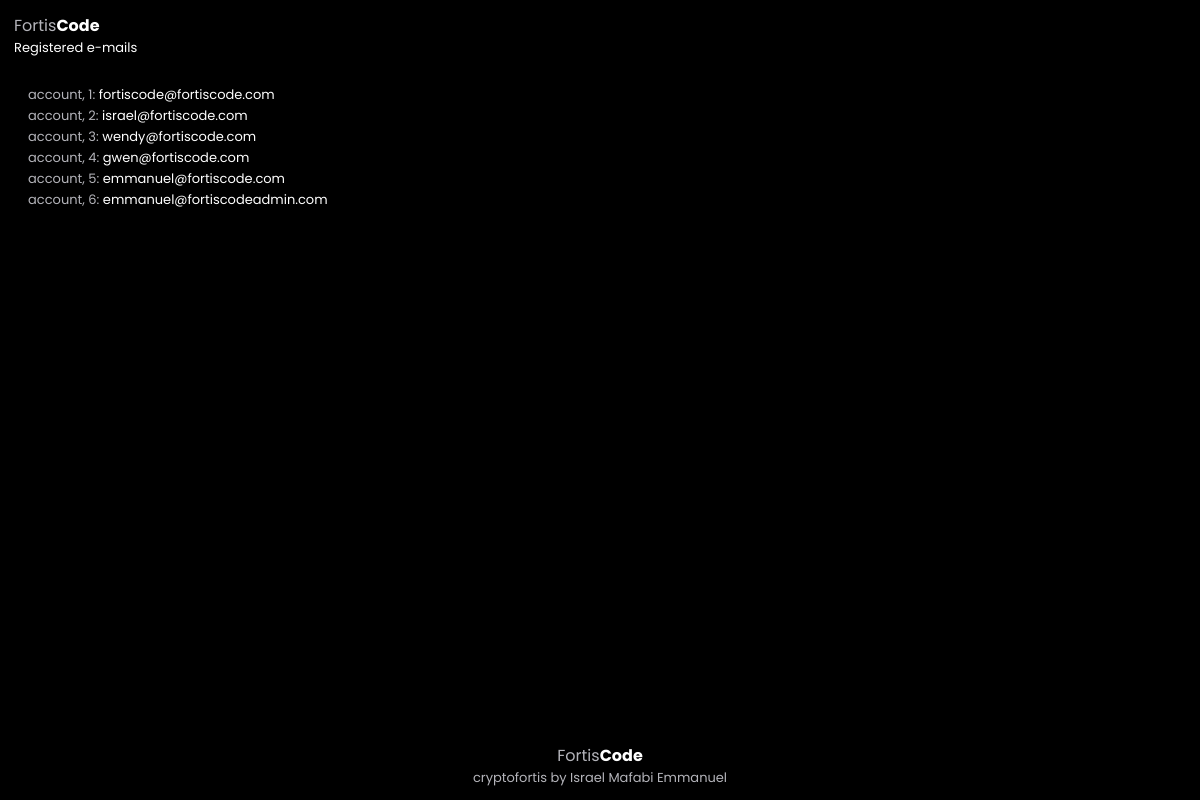
The page /debug/users/ on the database as committed earlier.
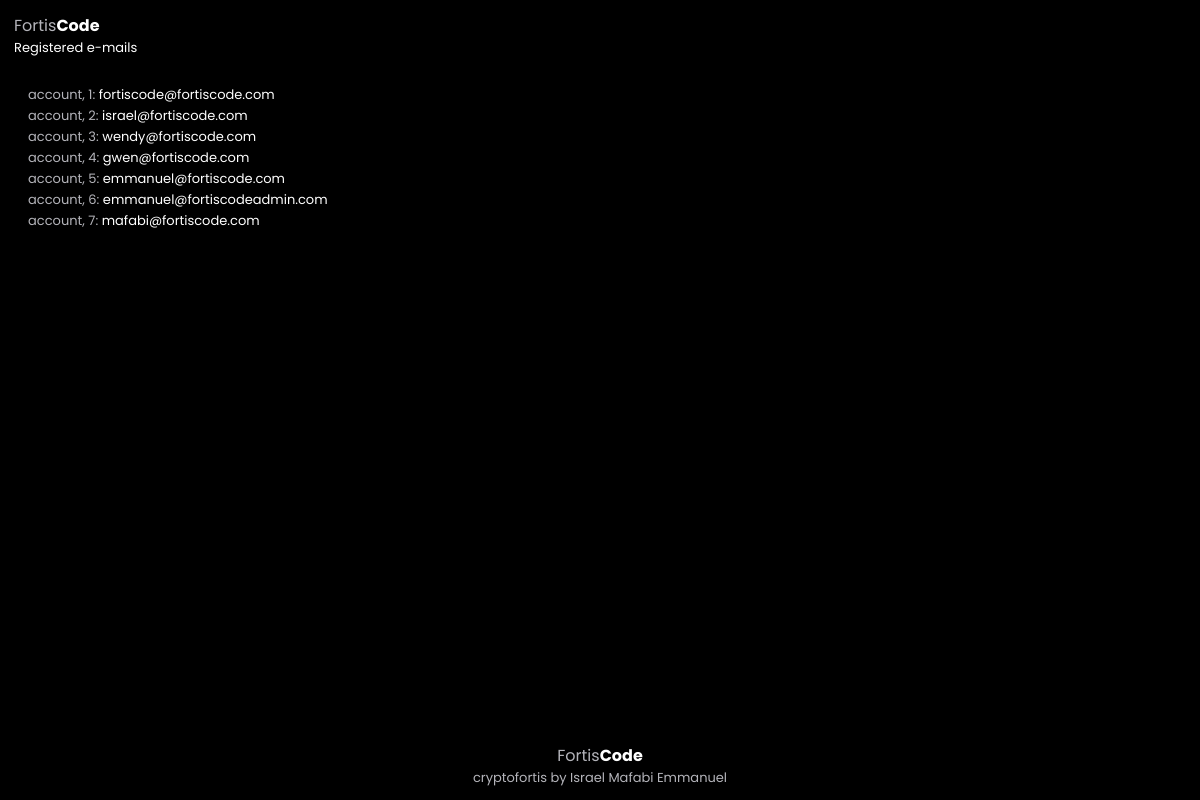
The same page on the database as committed later.
### app/models.py (models this page shows, shortened)
class User(db.Model):
    __tablename__ = 'users'
    id            = db.Column(db.Integer, primary_key=True)
    email         = db.Column(db.String(120), unique=True, nullable=False)
    password_hash = db.Column(db.String(255), nullable=False)
    balance       = db.Column(db.Integer, default=500)
    sent_transactions  = db.relationship('Transaction', backref='sender', lazy=True, foreign_keys='[Transaction.sender_id]')
    received_transactions = db.relationship('Transaction', backref='recipient', lazy=True, foreign_keys='[Transaction.recipient_id]')
    notifications = db.relationship('Notification', secondary=user_notifications, backref='users')
    audit_logs    = db.relationship('AuditLog', backref='user', lazy=True)
    activities    = db.relationship('Activity', backref='user', lazy=True)
    profile       = db.relationship('UserProfile', backref='user', uselist=False, cascade='all, delete-orphan')
    roles         = db.relationship('Role', secondary='user_roles', backref='users')

### app/routes.py (the view)
@auth_bp.route('/debug/users/', methods=['GET'])
def debug_users():
    users  = User.query.all()
    emails = [(index + 1, user.email) for index, user in enumerate(users)]
    return render_template('emails.html', emails=emails)

### app/templates/emails.html (shortened to what this page needs)
<!DOCTYPE html>
<html lang="en">
    <head>
        <link rel="stylesheet" href="{{ url_for('static', filename='design.css') }}">
    </head>
    <body>
        <div class="fortis-code-header">
            <div class="fortis-code-logo">Fortis<b class="gray">Code</b></div>
            <div class="fortis-code-subheading">Registered e-mails</div>
        </div>
        <div class="fortis-body">
            <ul class="fortis-code-list">
                {% for index, email in emails %}
                <li class="fortis-code-email"><div class="index">account, {{ index }}</div>:&nbsp; <div class="white">{{ email }}</div></li>
                {% endfor %}
            </ul>
        </div>
        <div class="fortis-footer">
            <div class="fortis-code-logo">Fortis<b class="gray">Code</b></div>
            <div class="fortis-code-developers">cryptofortis by Israel Mafabi Emmanuel</div>
        </div>
    </body>
</html>

Rows that differ between the two databases and show on the page:
added User: id "7", email "mafabi@fortiscode.com"
